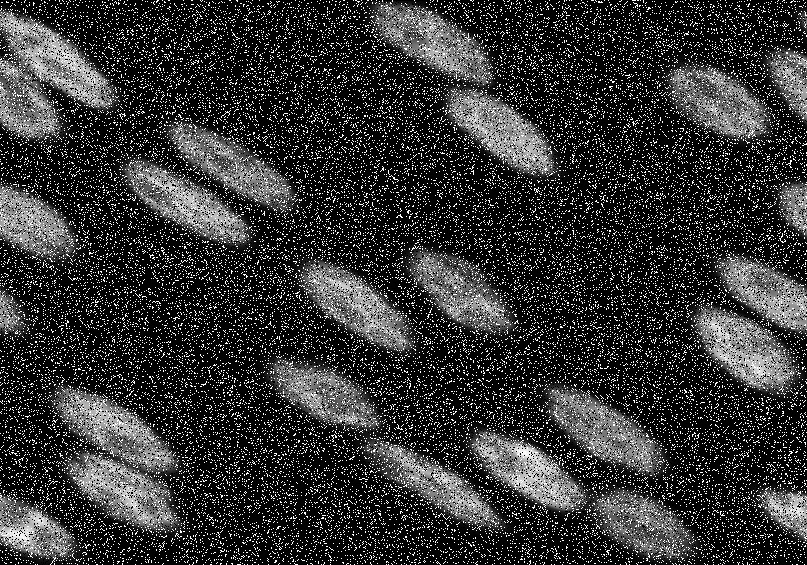
#> input picture project_1/images/N3.png, 807 x 565 px
$ python project_1.py
#> lines starting #> are read from the running program, lines starting #| are printed output that depends on the picture; after the words box and inside, x2 and y2 are one past the last pixel; in counts of white or black regions, pixels touching at a corner belong together
#> further down, img is the input picture: shape (565, 807); min 0, max 255, mean 53.7
'''
In this project we use an image containing cells to find different information about the cells.
We can use either N3.png or NF3.png. The 2 images are the same, but N3 has noise, which we must remove.

Here is a summary of what the code does:
-Read an image file in grayscale.
-If the filename is 'N3.png', apply median blur to the image.
-Threshold the image to create a binary image.
-Find the contours in the binary image.
-Draw the contours on the original image.
-Remove any contours that are on the border of the image.
-Draw bounding boxes around the remaining contours.
-Calculate the size and average grayscale value of the objects within the bounding boxes.
'''

import cv2
import numpy as np


filename = 'images/N3.png'


def median_blur(img, kernel=(5, 5)):
    """
    Applies median blur to an image.

    Parameters:
        img (numpy.ndarray): The input image.
        kernel (tuple): The size of the kernel to use for the blur.

    Returns:
        numpy.ndarray: The blurred image.
    """
#> called with kernel = (5, 5)
    # Create an output image with the same shape as the input image
    output = np.zeros(img.shape, "uint8")

    # Calculate padding for the input image
    pad_height = int((kernel[0] - 1) / 2)
    pad_width = int((kernel[1] - 1) / 2)

    # Pad the input image
    padded_image = np.zeros(
        (img.shape[0] + (2 * pad_height), img.shape[1] + (2 * pad_width)), "uint8")
    padded_image[pad_height:padded_image.shape[0] - pad_height,
                 pad_width:padded_image.shape[1] - pad_width] = img
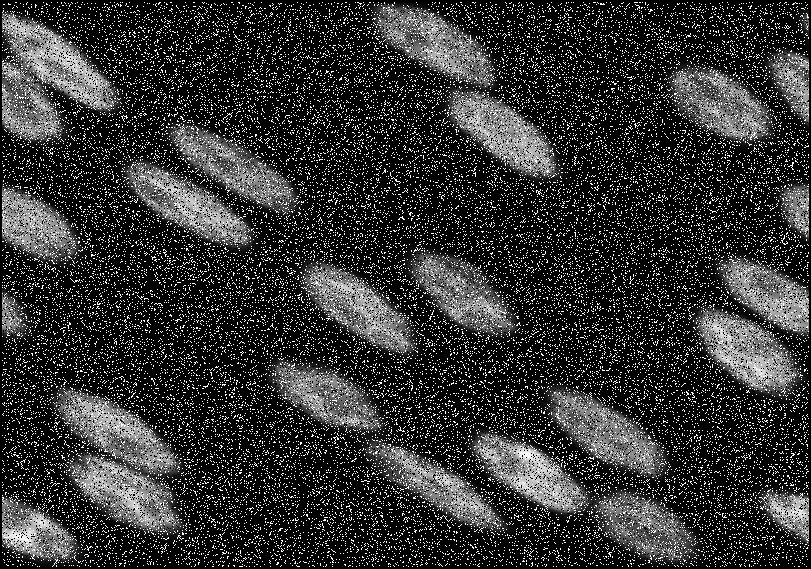
#> padded_image: shape (569, 811); min 0, max 255, mean 53

    # Iterate through the image pixels
    for px_x in range(0, img.shape[0]):
        for px_y in range(0, img.shape[1]):
            # Sort the values in the kernel
            sorted_mat = np.sort(
                padded_image[px_x:px_x + kernel[0], px_y:px_y + kernel[1]],
                axis=None)
            # Take the median value and set it as the output pixel value
            output[px_x, px_y] = sorted_mat[len(sorted_mat)//2]
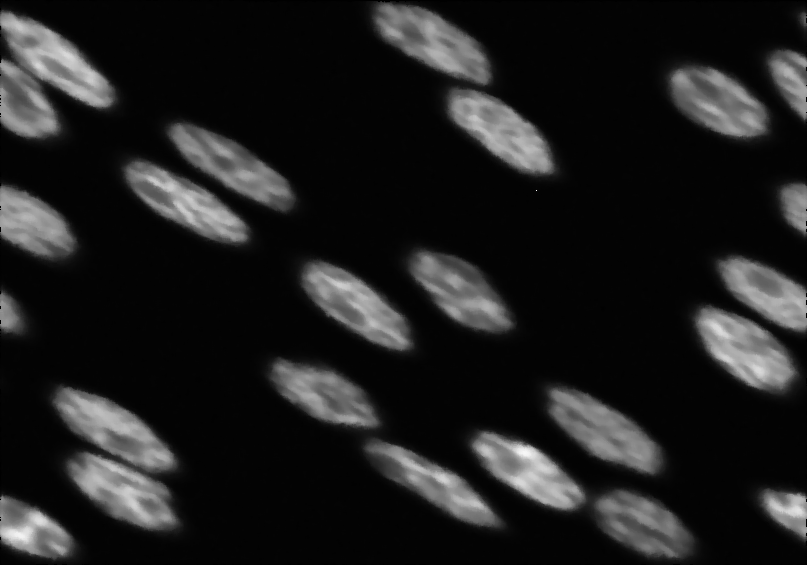
#> output: shape (565, 807); min 0, max 255, mean 30.7
    return output


def sum_of_rect(img, row, col, w, h):
    """
    Calculates the sum of all pixels within a rectangle in an image.

    Parameters:
    img (numpy.ndarray): The input image.
    row (int): The row index of the top-left corner of the rectangle.
    col (int): The column index of the top-left corner of the rectangle.
    w (int): The width of the rectangle.
    h (int): The height of the rectangle.

    Returns:
        int: The sum of all pixel values within the rectangle.
    """
    # Create a new image with the same dimensions as the input image, but with an additional
    # row and column for the cumulative sum
    D = np.zeros((row+h, col+w))
    D[0, 0] = img[0, 0]
    for c in range(1, col + w):
        D[0, c] = img[0, c] + D[0, c-1]
    for r in range(1, row + h):
        D[r, 0] = img[r, 0] + D[r-1, 0]
    for r in range(1, row + h):
        for c in range(1, col + w):
            D[r, c] = img[r, c] + D[r-1, c] + D[r, c-1] - D[r-1, c-1]

    # Calculate the sum of the rectangle based on the cumulative sum image
    if col == 0 and row == 0:
        rect_sum = D[h-1, w-1]
    elif row == 0:
        C = D[h-1, col-1]
        rect_sum = D[h-1, col+w-1] - C
    elif col == 0:
        B = D[row-1, w-1]
        rect_sum = D[row+h-1, w-1] - B
    else:
        A = D[row-1, col-1]
        B = D[row-1, col + w-1]
        C = D[row + h-1, col-1]
        rect_sum = D[row+h-1, col+w-1] - B - C + A
    return rect_sum


def plot_image(image, title):
    """Plots an image using OpenCV's GUI window.

    This function displays the image in a GUI window and waits for a key press before closing the window.

    Args:
    image (numpy.ndarray): The image to display.
    title (str): The title of the window.
    """
    cv2.namedWindow(title, )
    cv2.imshow(title, image)
    cv2.waitKey(0)


# Read the image as grayscale
img = cv2.imread(filename, cv2.IMREAD_GRAYSCALE)
# plot_image(img, 'main')

# If the filename is 'N3.png', apply median blur to the image
if(filename == 'images/N3.png'):
    img = median_blur(img, (5, 5))
    cv2.imwrite(f'{filename}-medianblur.png', img)

# Threshold the image to create a binary image
img_bi = cv2.threshold(img, 60, 255, cv2.THRESH_BINARY)[1]
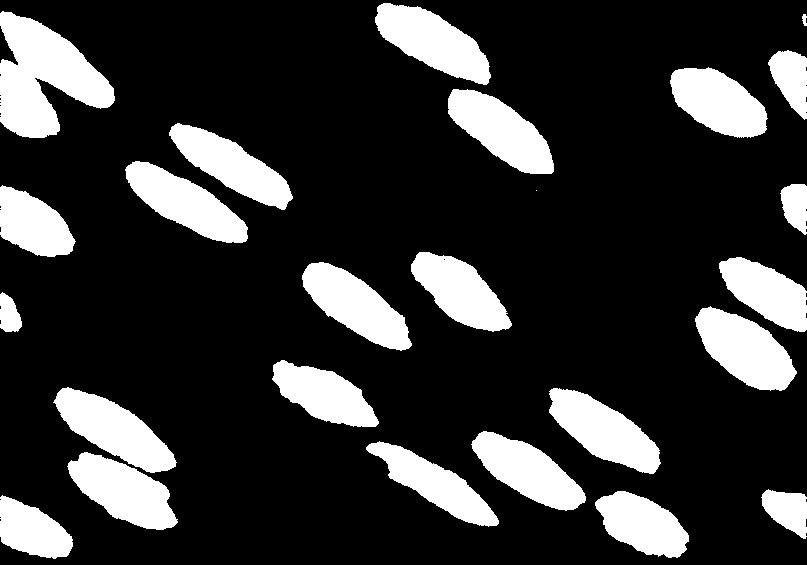
#> img_bi: shape (565, 807); 20.6% white; 25 white regions (1 under 20 px)
cv2.imwrite(f'{filename}-binary.png', img_bi)

# Find the contours in the binary image.
contours, _ = cv2.findContours(
    img_bi, cv2.RETR_EXTERNAL, cv2.CHAIN_APPROX_SIMPLE)
#> contours = 25 contours, 1 with area under 20; largest, box (x1, y1, x2, y2) and area: (0, 11, 115, 138) 8178, (695, 306, 797, 391) 4926, (375, 3, 491, 85) 4924, (53, 387, 177, 473) 4909, (549, 388, 661, 474) 4818

# Print the number of contours found
print("Found %d objects." % len(contours))
#| Found 25 objects.
# Print the size of each contour
for (i, c) in enumerate(contours):
    print("\tSize of contour %d: %d" % (i, len(c)))
#> this loop made 25 passes
#> c on pass 15: [[536, 190]]
#| 	Size of contour 0: 102
#| 	Size of contour 1: 127
#| 	Size of contour 2: 65
#| 	Size of contour 3: 172
#| 	Size of contour 4: 181
#| 	Size of contour 5: 165
#| 	Size of contour 6: 169
#| 	Size of contour 7: 164
#> (further printed lines are left out)

# Draw the contours on the original image.
cv2.drawContours(img, contours, -1, (255, 0, 0), 2)
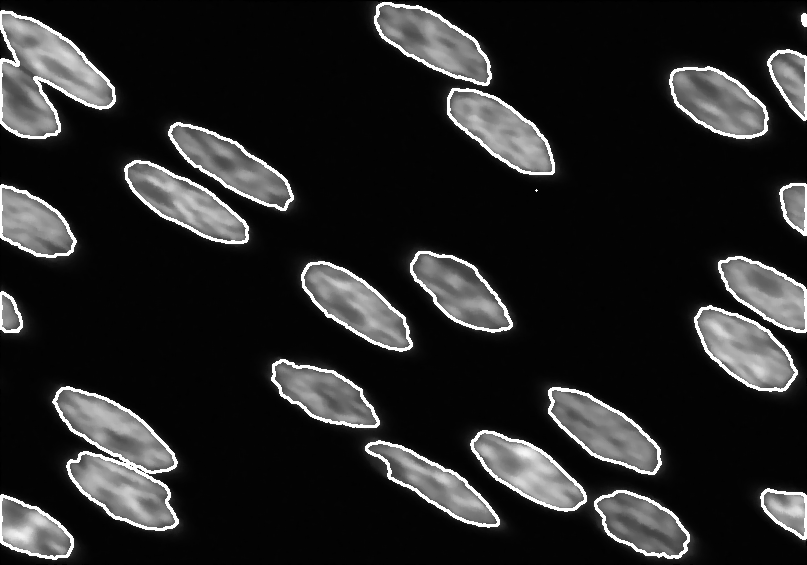
#> img: shape (565, 807); 4.68% of pixels changed, all inside (x1, y1, x2, y2) = (0, 2, 807, 560)
cv2.imwrite(f'{filename}-contours.png', img)

k = 0
temp = list(contours)
#> temp has the same summary as contours
for c in contours:
    k += 1
    (x, y, w, h) = cv2.boundingRect(c)
    # Remove any contours that are on the border of the image.
    if(x == 0 or (x+w) == img_bi.shape[1] or y == 0 or (y+h) == img_bi.shape[0]):
        del temp[k]
        k -= 1
        continue

    # Draw bounding boxes around the remaining contours.
    bounds = cv2.rectangle(img, (x, y),
                           (x + w, y + h), (255, 0, 0), 1)
    cv2.imwrite(f'{filename}-boundaries.png', bounds)
#> this loop made 25 passes
#> (k, x, y, w, h) on passes 1 to 12: (0, 0, 495, 73, 64), (1, 595, 491, 94, 67), (1, 761, 489, 46, 50), (2, 67, 452, 111, 78), (3, 366, 441, 133, 86), (4, 471, 431, 115, 80), (5, 549, 388, 112, 86), (6, 53, 387, 124, 86), (7, 272, 360, 107, 67), (8, 695, 306, 102, 85), (8, 0, 292, 22, 40), (9, 302, 262, 110, 89)
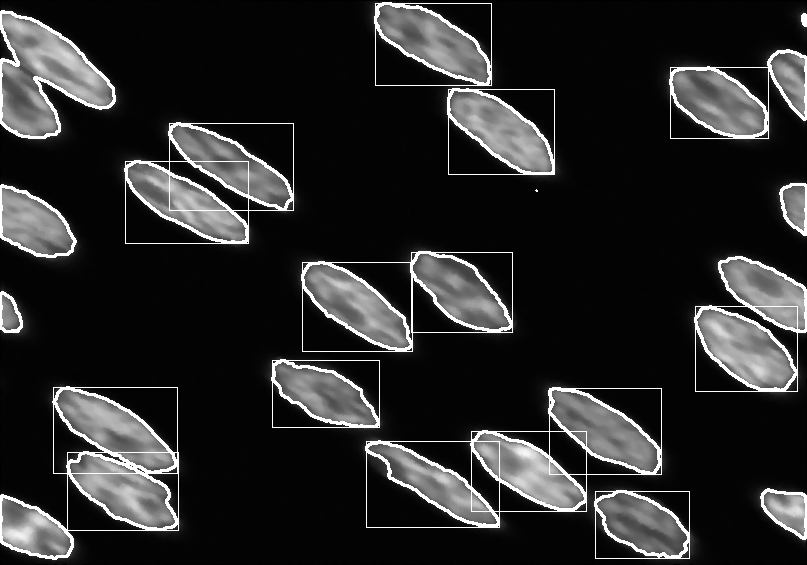
#> img: shape (565, 807); 1.1% of pixels changed, all inside (x1, y1, x2, y2) = (53, 3, 798, 559)
#> after the loop, k = 16

contours = temp
#> contours = 16 contours, 1 with area under 20; largest, box (x1, y1, x2, y2) and area: (695, 306, 797, 391) 4926, (53, 387, 177, 473) 4909, (549, 388, 661, 474) 4818, (448, 89, 554, 174) 4750, (471, 431, 586, 511) 4512
# Print the number of bounded objects found
print("Found %d objects." % len(contours))
#| Found 16 objects.
# Calculate the size and average grayscale value of the objects within the bounding boxes.
for (i, c) in enumerate(contours):
    print("\tSize of object %d: %d" % (i, cv2.contourArea(c)))
    (x, y, w, h) = cv2.boundingRect(c)  # WARNING x=col, y=row
    sum = sum_of_rect(img, y, x, w, h)
    gray = sum / (h*w)
    print("\tAverage value of gray in bounding box of contour %d: %d " % (i, gray))
#> this loop made 16 passes
#> (x, y, w, h, A in sum_of_rect, B in sum_of_rect, C in sum_of_rect, rect_sum in sum_of_rect) on passes 2, 3, 4, 5, 6, 7, 8, 10, 11, 13, 14, 15: (761, 489, 46, 50, 14829671, 16227304, 16921508, 313002), (366, 441, 133, 86, 6417036, 9178018, 7956299, 984521), (471, 431, 115, 80, 8301557, 9931333, 10322059, 1092495), (549, 388, 112, 86, 8591964, 8785160, 11147277, 902731), (53, 387, 124, 86, 1610988, 2909333, 1628900, 1163828), (272, 360, 107, 67, 4199244, 5195707, 4730599, 709109), (695, 306, 102, 85, 7656222, 9150800, 9121174, 1118546), (719, 257, 88, 75, 6792852, 7832639, 8681145, 838292), (536, 190, 1, 1, 4510912, 4520202, 4539351, 255), (169, 123, 124, 87, 1400465, 1450365, 2029217, 1076493), (448, 89, 106, 85, 1640411, 2008167, 2928665, 928127), (670, 67, 98, 71, 1477980, 1509942, 3378363, 758729)
#> (x, y, w, h, B in sum_of_rect, rect_sum in sum_of_rect, sum, gray) on passes 1, 9, 12: (0, 495, 73, 64, 2200660, 577704, 577704, 123.7), (0, 292, 22, 40, 614444, 127366, 127366, 144.7), (0, 185, 76, 72, 1228039, 633021, 633021, 115.7)
#> (printed output is left out)
